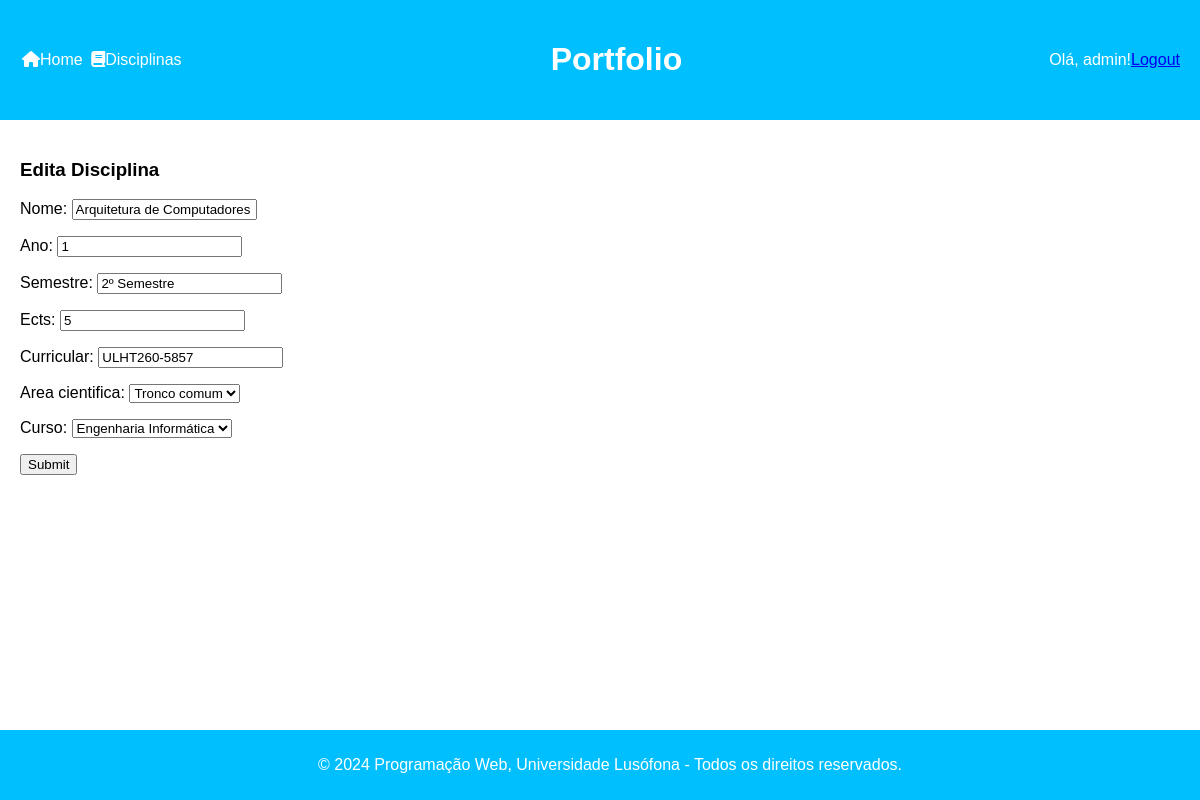
The page /curso/disciplina/8/edita (signed in) on the database its author committed.
### curso/models.py (models this page shows, shortened)
class Disciplina(models.Model):
    nome = models.CharField(max_length=255)
    ano = models.IntegerField()
    semestre = models.CharField(max_length=20)
    ects = models.IntegerField()
    curricular = models.CharField(max_length=20)
    area_cientifica = models.ForeignKey(AreaCientifica, on_delete=models.CASCADE)
    curso = models.ForeignKey(Curso, on_delete=models.CASCADE)

class AreaCientifica(models.Model):
    nome = models.CharField(max_length=100)
    def __str__(self):
        return self.nome

class Curso(models.Model):
    nome = models.CharField(max_length=100)
    apresentacao = models.TextField()
    objetivos = models.TextField()
    competencias = models.TextField()
    def __str__(self):
        return self.nome

### curso/views.py (the view)
# urls.py: path('disciplina/<int:disciplina_id>/edita', views.editarDisciplina_view,name="editaDisciplina"),
@group_required('Editor de Curso')
def editarDisciplina_view(request, disciplina_id):
    disciplina = Disciplina.objects.get(id=disciplina_id)
    if request.POST:
        form = DisciplinaForm(request.POST or None, request.FILES, instance=disciplina)
        if form.is_valid():
            form.save()
            return redirect('curso:curso')
    else:
        form = DisciplinaForm(instance=disciplina)
    context = {'form': form, 'disciplina': disciplina}
    return render(request, 'curso/editaDisciplina.html', context)

### curso/forms.py
class DisciplinaForm(forms.ModelForm):
    class Meta:
        model = Disciplina
        fields = '__all__'

### curso/views.py (called while the page is built)
def group_required(*group_names):
    def in_groups(user):
        if user.is_authenticated:
            if bool(user.groups.filter(name__in=group_names)) | user.is_superuser:
                return True
        raise PermissionDenied
    return user_passes_test(in_groups)

### curso/templates/curso/editaDisciplina.html (shortened to what this page needs)
{% extends 'curso/layout.html' %}
{% block content %}
    <h3>Edita Disciplina</h3>
    <form action="{% url 'curso:editaDisciplina' disciplina.id %}" method="post" enctype='multipart/form-data'>
      {{ form.as_p }}
      <input type="submit">
    </form>
{% endblock %}

### curso/templates/curso/layout.html (shortened to what this page needs)
<!DOCTYPE html>
<html lang="pt">
<head>
    {% load static %}
    <link rel="stylesheet" type="text/css" href="{% static 'curso/estilos.css' %}">
</head>
<body>
    <div class = "contentor">
        <header>
            <div class="button-container">
                <a class="button" href="{% url 'curso:curso' %}"><i class="fa-solid fa-house"></i>Home</a>
                <a class="button" href="{% url 'curso:disciplina' %}"><i class="fa-solid fa-book"></i>Disciplinas</a>
            </div>
            <h1>Portfolio</h1>
            <div class="auth-buttons">
                {% if not request.user.is_authenticated %}
                    <a href="{% url 'curso:registo' %}" class="register-button">Registar</a>
                    <a href="{% url 'curso:login' %}" class="login-button">Login</a>
                {% else %}
                    <p>Olá, {{ request.user.username }}!</p>
                    <a href="{% url 'curso:logout' %}" class="logout-button">Logout</a>
                {% endif %}
            </div>
        </header>
        <div class="content">
            {% block content %}
            {% endblock %}
        </div>
        <footer>
            <p>&copy; 2024 Programação Web, Universidade Lusófona - Todos os direitos reservados.</p>
        </footer>
    </div>
</body>
</html>

### curso/static/curso/estilos.css (style rules this page uses)
body { font-family: "Copperplate Gothic", sans-serif; margin: 0; padding: 0; }
.contentor { display: grid; grid-template-areas: "header" "content" "footer"; grid-template-columns: 1fr; grid-template-rows: auto 1fr auto; height: 100%; width: 100%; overflow: hidden; }
@media (min-width: 1200px) { .contentor { grid-template-areas: "header header header" "content content content" "footer footer footer"; } }
header { grid-area: header; display: flex; justify-content: space-between; align-items: center; background-color: #00BFFF; color: white; padding: 20px; }
.content { grid-area: content; margin: 20px; padding-bottom: 80px; }
footer { grid-area: footer; background-color: #00BFFF; color: white; padding: 10px; text-align: center; position: fixed; bottom: 0; width: 100%; }
.auth-buttons { display: flex; align-items: center; }
h3, h4, h5 { font-family: 'Gill Sans', sans-serif; }
.button-container { text-align: center; margin-top: 0px; }
.button { border: none; color: white; text-decoration: none; font-size: 16px; margin: 4px 2px; border-radius: 8px; }

### rows shown on the page
Disciplina: nome "Arquitetura de Computadores", ano "1", semestre "2º Semestre", ects "5", curricular "ULHT260-5857", area_cientifica "Tronco comum", curso "Engenharia Informática"

### other values the page prints
{{ request.user.username }} "admin"
